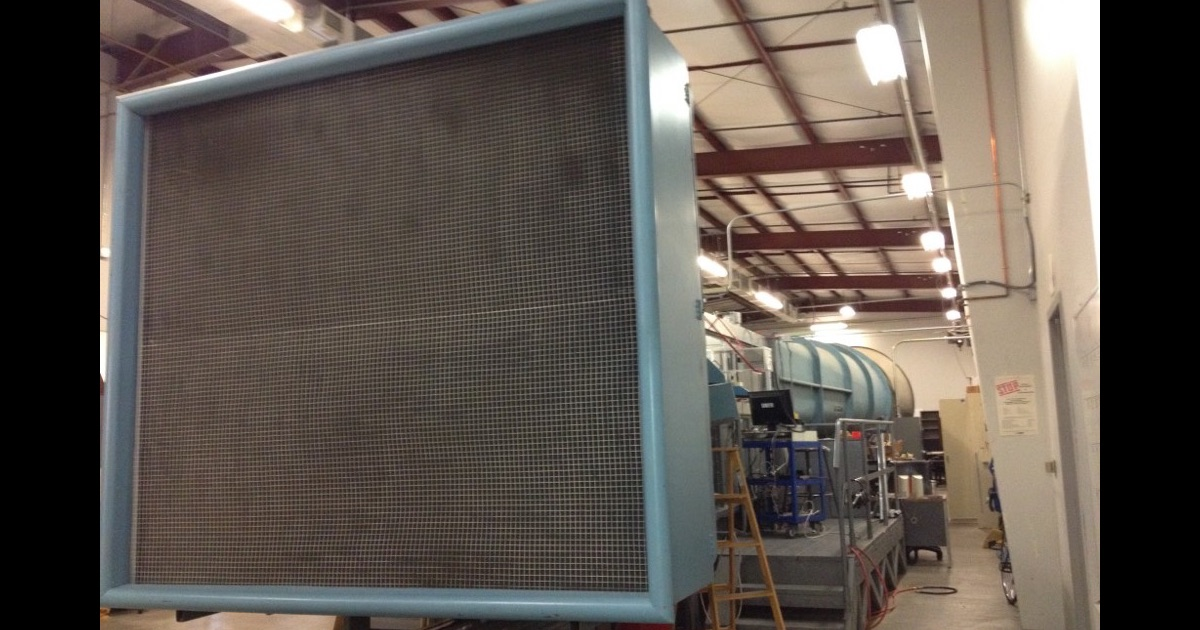
#> input picture assets/img/og-image.jpg, 1200 x 630 px; its folder holds only this picture in this run
$ python optimize_images.py
#> lines starting #> are read from the running program, lines starting #| are printed output that depends on the picture
#!/usr/bin/env python3
"""Shrink over-budget images under assets/img/ in place (resize to MAX_WIDTH, recompress).

Idempotent; keeps PNG transparency; skips `_raw/` and ICO. --check only reports
(exit 1 if anything is over) and also covers video, GIF and SVG, which are never
rewritten. Runs in CI; apply-images.sh is the macOS asset builder.

    python scripts/optimize_images.py [--check]     # needs Pillow
"""
# Site tooling, largely AI-written (Claude), checked for behaviour not wording.
# Lab policy lives in _guide/. See accessibility.md, "How this site is made".
from __future__ import annotations
import argparse
import os
import re
import sys

IMG_ROOT = os.path.join(os.path.dirname(os.path.dirname(os.path.abspath(__file__))),
                        "assets", "img")

MAX_WIDTH = 1600          # widest the site needs (hero/lab photos)
HARD_MAX_WIDTH = 2400     # above this, resize even a light file
JPEG_BUDGET_KB = 300
PNG_BUDGET_KB = 600       # figures/screenshots get more room
JPEG_FLOOR_Q = 60         # lowest JPEG quality used

# Video and GIF are reported, never rewritten (needs ffmpeg and judgement).
# Budgets sit just above what the site carries today.
VIDEO_BUDGET_KB = 2560    # bird-glide.mp4 is ~2.4 MB
GIF_BUDGET_KB = 700       # prefer MP4

RASTER = (".jpg", ".jpeg", ".png")
MEDIA = (".mp4", ".webm", ".mov", ".gif")
SKIP_DIRS = {"_raw"}      # source originals

# SVGs can run script; ours are plain icons, so any script is unexpected.
SVG_DANGER = re.compile(r"<script|\son\w+\s*=|javascript:", re.I)


def kb(path):
    return os.path.getsize(path) / 1024


def iter_images(root):
    for dirpath, dirnames, filenames in os.walk(root):
        dirnames[:] = [d for d in dirnames if d not in SKIP_DIRS]
        for name in filenames:
            if os.path.splitext(name)[1].lower() in RASTER:
                yield os.path.join(dirpath, name)


def budget_kb(path):
    return JPEG_BUDGET_KB if path.lower().endswith((".jpg", ".jpeg")) else PNG_BUDGET_KB


# [55 lines left out: functions iter_other_media, check_media, check_svgs, not called in this run]


def is_oversized(path):
    """Over budget, or past HARD_MAX_WIDTH.

    A file slightly over MAX_WIDTH but within budget is left alone: re-encoding
    can grow it (a 2003px 123 KB PNG became 292 KB at 1600px).
    """
    from PIL import Image
    if kb(path) > budget_kb(path):
        return True
    try:
        with Image.open(path) as im:
#> im is the input picture: PIL image 1200x630 RGB; mean R, G, B 94.7, 86.2, 79.1
            return im.width > HARD_MAX_WIDTH
    except Exception:
        return False


# [40 lines left out: function optimize, not called in this run]


def main(argv=None):
    ap = argparse.ArgumentParser(description="Compress oversized site images.")
    ap.add_argument("--check", action="store_true",
                    help="Report oversized images and exit 1 if any; change nothing.")
    ap.add_argument("--dir", default=IMG_ROOT, help="Image root (default assets/img).")
    args = ap.parse_args(argv)

    try:
        import PIL  # noqa: F401
    except ImportError:
        sys.exit("Pillow is required: pip install Pillow")

    if not os.path.isdir(args.dir):
        print("No image directory at %s, nothing to do." % args.dir)
        return 0

    oversized = [p for p in iter_images(args.dir) if is_oversized(p)]
#> call 2 of is_oversized, with path = 'assets/img/cali/beaufrere.jpg'
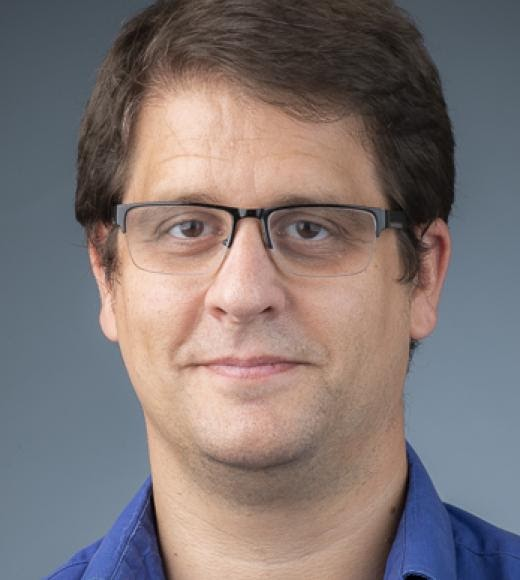
#> input picture assets/img/cali/beaufrere.jpg, 520 x 580 px
#> in is_oversized, im is the input picture: PIL image 520x580 RGB; mean R, G, B 127.7, 117, 116.3
#> call 3 of is_oversized, with path = 'assets/img/cali/badrya.jpg'
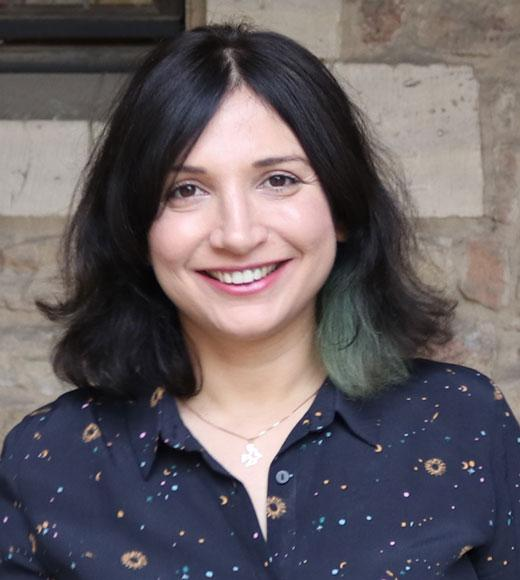
#> input picture assets/img/cali/badrya.jpg, 520 x 580 px
#> in is_oversized, im is the input picture: PIL image 520x580 RGB; mean R, G, B 101.1, 93.4, 97.9
#> oversized = []

    if args.check:
        repo_root = os.path.dirname(os.path.dirname(os.path.abspath(__file__)))
        # Video and SVGs live outside assets/img/ too.
        media_roots = [args.dir, os.path.join(repo_root, "assets", "video")]
        media_problems = check_media(media_roots, repo_root)
        svg_problems = check_svgs([os.path.join(repo_root, "assets")], repo_root)

        if oversized:
            print("Oversized images (> %dpx wide or over budget):" % MAX_WIDTH)
            for p in oversized:
                rel = os.path.relpath(p, os.path.dirname(args.dir))
                print("  • %s  (%d KB)" % (rel, kb(p)))
            print("\nRun `python scripts/optimize_images.py` to compress them.")
            print("Still listed after running that? The compressor has done all it\n"
                  "can (it won't push JPEG quality below %d). Crop it, export it\n"
                  "smaller, or save a photo as JPEG rather than PNG." % JPEG_FLOOR_Q)

        if media_problems:
            print("\nOversized video/GIF (these are never changed automatically):")
            print("\n".join(media_problems))

        if svg_problems:
            print("\nSVGs that contain code:")
            print("\n".join(svg_problems))

        if oversized or media_problems or svg_problems:
            return 1
        print("All images, video and SVGs are within budget and safe. ✅")
        return 0

    if not oversized:
        print("All images are within budget. Nothing to compress. ✅")
        return 0

    changed = 0
    for p in oversized:
        rel = os.path.relpath(p, os.path.dirname(args.dir))
        result = optimize(p)
        if result:
            before, after = result
            changed += 1
            # A width-driven resize can grow the file, so show direction.
            pct = round(100 * abs(before - after) / before)
            direction = "-" if after <= before else "+"
            print("  ✓ %s  %d KB → %d KB  (%s%d%%%s)"
                  % (rel, before, after, direction, pct,
                     ", resized to fit the width limit" if after > before else ""))
        else:
            print("  – %s  already minimal (left as-is)" % rel)
    print("\nCompressed %d image(s)." % changed)
    return 0


if __name__ == "__main__":
    raise SystemExit(main())
#> (the program exits here)
